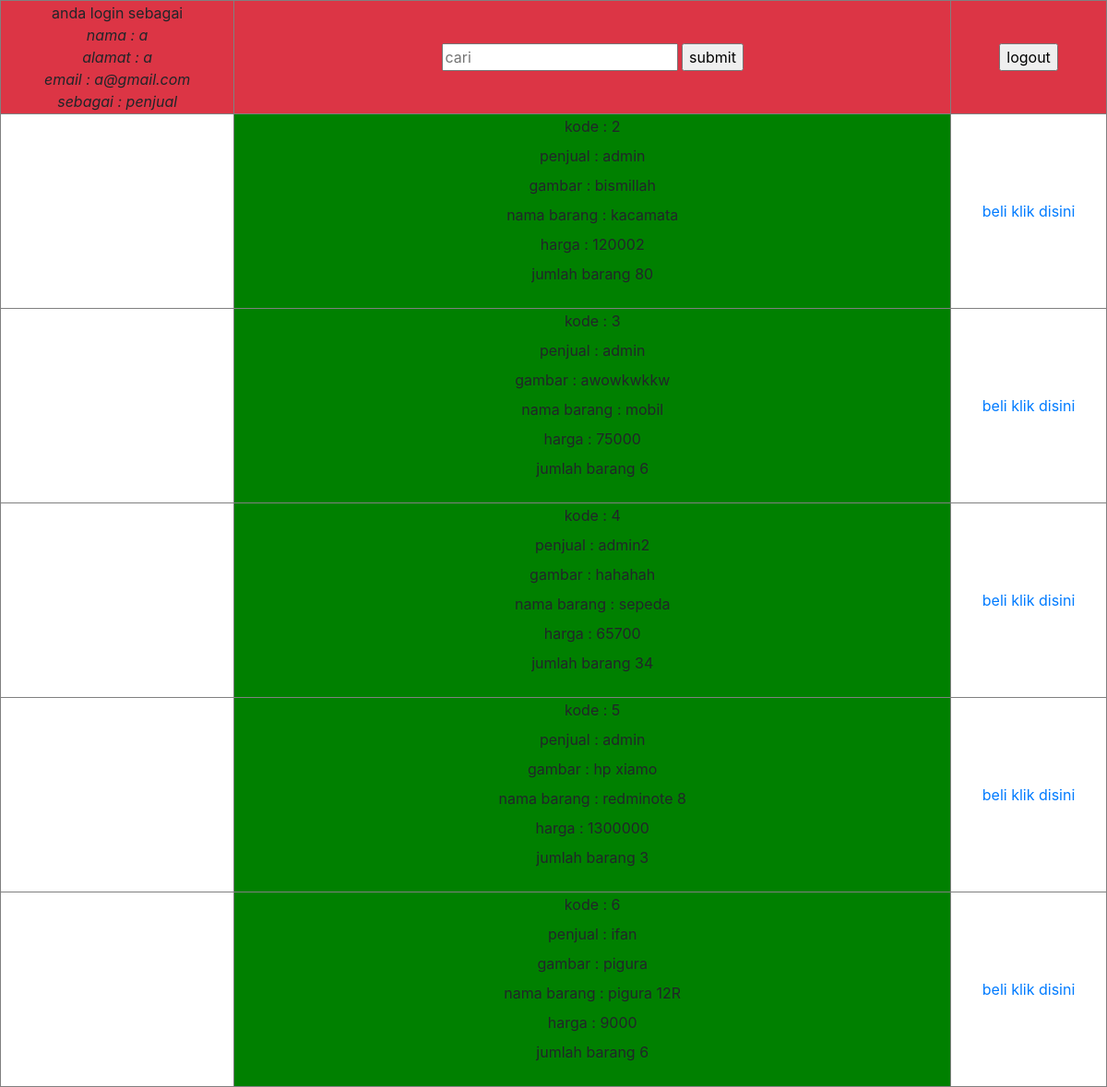
/beranda2.php (signed in), run on the app's committed database.
### tables this page shows
CREATE TABLE `user` (
  `username` varchar(500) NOT NULL,
  `password` varchar(500) NOT NULL,
  `nama` varchar(500) NOT NULL,
  `alamat` varchar(500) NOT NULL,
  `email` varchar(500) NOT NULL,
  `jenis` varchar(500) NOT NULL,
  `level` varchar(500) NOT NULL
);

CREATE TABLE `penjualan` (
  `id_barang` int(11) NOT NULL,
  `nama` varchar(500) NOT NULL,
  `gambar` varchar(500) NOT NULL,
  `nama_barang` varchar(500) NOT NULL,
  `harga` varchar(500) NOT NULL,
  `jumlahbarang` varchar(500) NOT NULL
);

### fungsi.php (called while the page is built, shortened)
<?php
require 'koneksi.php';
function query($query){
	global $kon;
	$result = mysqli_query($kon,$query);
	$rows = [];
	while ($row = mysqli_fetch_assoc($result)) {
		$rows = $row;
	}
return $rows;
}
 ?>

### beranda2.php (the view, shortened to what this page needs)
<?php
require "koneksi.php";
require "fungsi.php";
$nama = $_SESSION['nama'];
$belanja = mysqli_query($kon,"SELECT * FROM penjualan ");
$query2 = query("SELECT * FROM user WHERE nama ='$nama'");
 ?>
<!DOCTYPE html>
<html>
<link rel="stylesheet" href="https://cdn.jsdelivr.net/npm/bootstrap@4.0.0/dist/css/bootstrap.min.css">
<head>
</head>
<body class="text-center">
	<form class="text-center" method="post">
		<table border="1" style="width: 100%;">
			<tr class="bg-danger">
				<td style="width:15% ;">
				anda login sebagai <br>
				<i>
				nama : <?= $query2["nama"]; ?> <br>
				alamat : <?= $query2["alamat"]; ?> <br>
				email : <?= $query2["email"]; ?> <br>
				sebagai : <?= $query2["level"] ?>
				</i>
				</td>
				<td style="width:75 %;">
					<input type="text" name="cari" placeholder="cari">
					<input type="submit" name="submit" value="submit">
				</td>
				<td style="width :10%;">
					<input type="submit" name="keluar" value="logout">
				</td>
			</tr>
			<?php foreach ($belanja as $benda) : ?>
			<tr >
				<td>
				</td>
				<td class="kotak">
					<label>kode : </label> <?= $benda["id_barang"] ;?> <br>
					<label>penjual : </label> <?= $benda["nama"]; ?> <br>
					<label>gambar :</label>	<?=  $benda["gambar"];  ?> <br>
					<label>nama barang :</label>	<?=  $benda["nama_barang"];  ?> <br>
					<label>harga : </label> <?= $benda["harga"]; ?> <br>
					<label>jumlah barang</label> <?= $benda["jumlahbarang"]; ?>
				</td>
				<td>
					<a href="beli.php?id=<?=$benda['id_barang']?>"> beli klik disini</a>
				</td>
			</tr>
		<?php endforeach; ?>
		</table>
	</form>
</body>
</html>

### beranda2.php (style rules this page uses)
.kotak { width:46%; height:46%; background:green; }

### data on the page
user: nama "a", alamat "a", email "a@gmail.com", level "penjual"
penjualan: id_barang "2", nama "admin", gambar "bismillah", nama_barang "kacamata", harga "120002", jumlahbarang "80"
penjualan: id_barang "3", nama "admin", gambar "awowkwkkw", nama_barang "mobil", harga "75000", jumlahbarang "6"
penjualan: id_barang "4", nama "admin2", gambar "hahahah", nama_barang "sepeda", harga "65700", jumlahbarang "34"
penjualan: id_barang "5", nama "admin", gambar "hp xiamo", nama_barang "redminote 8", harga "1300000", jumlahbarang "3"
penjualan: id_barang "6", nama "ifan", gambar "pigura", nama_barang "pigura 12R", harga "9000", jumlahbarang "6"
